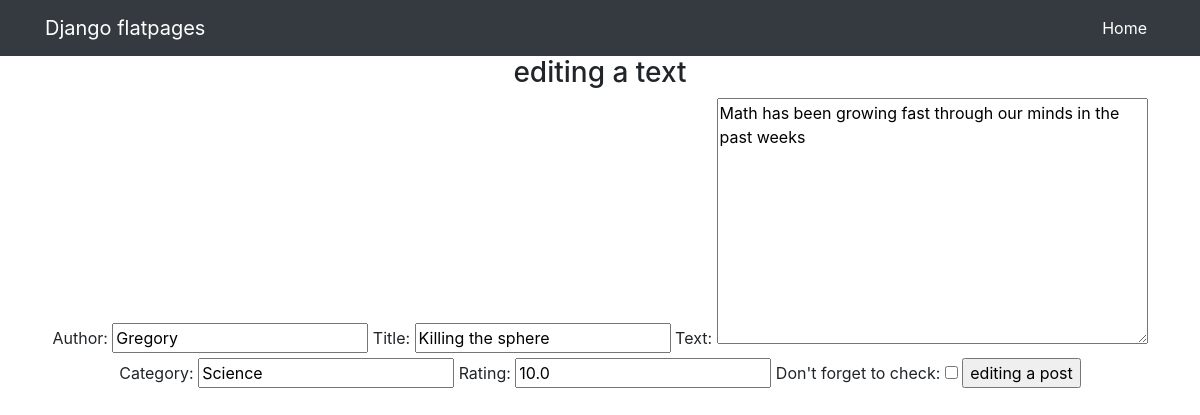
The page /Posts/2/edit on the database its author committed.
### News/models.py (models this page shows, shortened)
class Posts(models.Model):
    Author = models.CharField(max_length=100,
                              default='Author')
    title = models.CharField(max_length=50,
                             default='Some article',
                             unique=True, )
    text = models.TextField(max_length=255)
    time_in = models.DateTimeField(auto_now_add=True)
    rating = models.FloatField(default=0.0)
    choosing = models.BooleanField(default=False)
    category = models.CharField(max_length=100,
                                unique=True)

### News/views.py (the view)
# urls.py: path('<int:pk>/edit', PostUpdate.as_view(), name='post_update'),
class PostUpdate(UpdateView, PermissionRequiredMixin):
    template_name = 'post_update.html'
    form_class = PostForm
    permission_required = 'News.change_posts'
    def get_object(self, **kwargs):
        id = self.kwargs.get('pk')
        return Posts.objects.get(pk=id)

### News/forms.py
class PostForm(ModelForm):
    check_box = BooleanField(label="Don't forget to check")
    class Meta:
        model = Posts
        fields = [
            'Author',
            'title',
            'text',
            'category',
            'rating',
            'check_box',
        ]

### templates/post_update.html (shortened to what this page needs)
{% extends 'flatpages/default.html' %}
{% block content %}
<h3>editing a text</h3>
<form method="POST">
    {{ form }}
    <input type="submit" value="editing a post">
</form>
{% endblock content %}

### rows shown on the page
Posts: Author "Gregory", title "Killing the sphere", text "Math has been growing fast through our minds in the past weeks", category "Science", rating "10.0"
